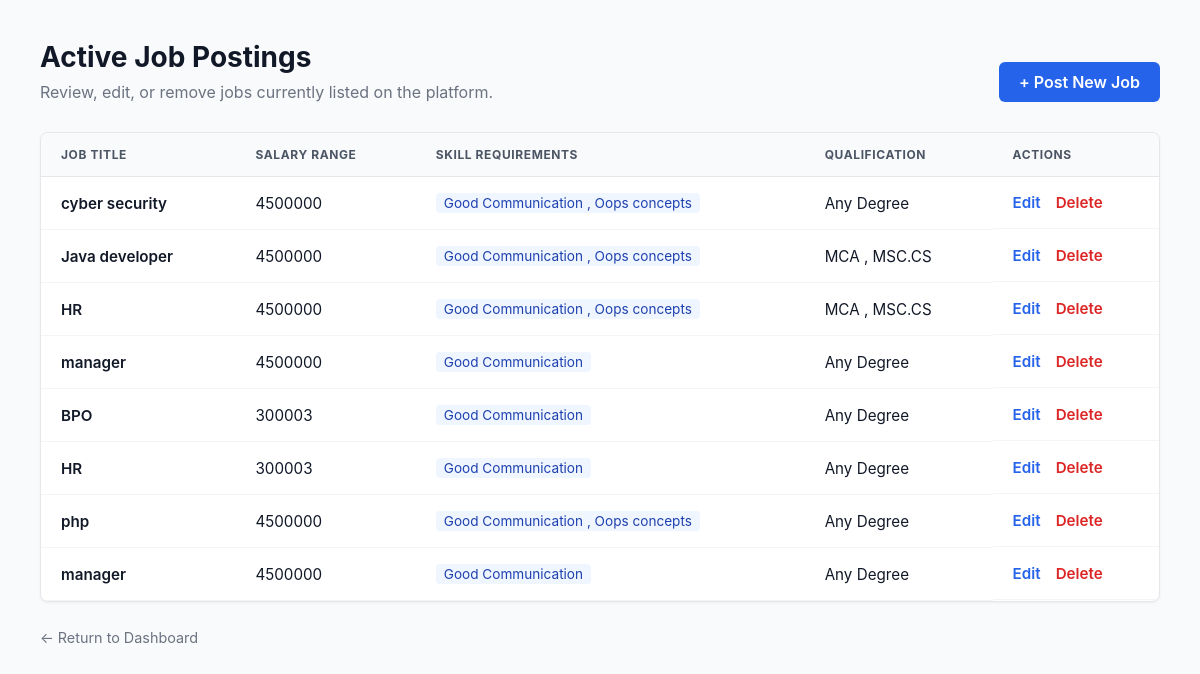
Before: /added_job_list (signed in) with the older database file.
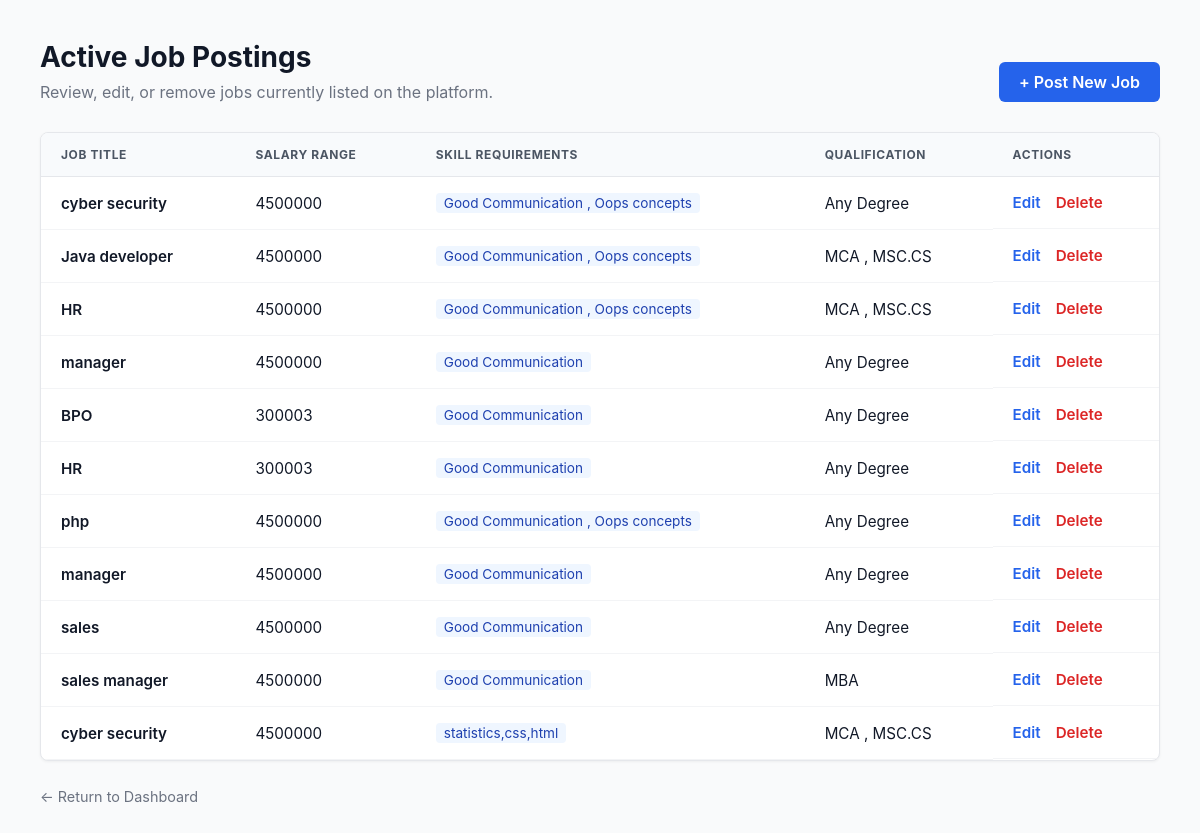
After: the same page with the newer database file.
### final_app/models.py (models this page shows, shortened)
class addjob(models.Model):
     admin = models.ForeignKey(adminmodel, on_delete=models.CASCADE, related_name='posted_jobs', null=True)
     job_name=models.CharField(max_length=200)
     job_salary=models.IntegerField()
     job_skill=models.CharField(max_length=520)
     job_qualification=models.CharField(max_length=200,null=True)

### final_app/views.py (the view)
# urls.py: path('added_job_list',views.added_job_list,name='added_job_list'),
def added_job_list(request):
    try:
        current_admin = adminmodel.objects.get(jobadmin=request.user)
    except adminmodel.DoesNotExist:
        return render(request, 'error.html', {'message': 'Admin profile not found'})
    ad = addjob.objects.filter(admin=current_admin)
    return render(request, 'added_job_list.html', {'a': ad})

### final_app/templates/added_job_list.html (shortened to what this page needs)
<!DOCTYPE html>
<html lang="en">
<head>
    {% load static %}
    <link rel="stylesheet" href="{% static 'css/added_job_list.css' %}">
</head>
<body>
<div class="dashboard-container">
    <header class="page-header">
        <div class="header-text">
            <h1>Active Job Postings</h1>
            <p>Review, edit, or remove jobs currently listed on the platform.</p>
        </div>
        <a href="{% url 'addjobadmin' %}" class="btn-add">+ Post New Job</a>
    </header>
    <div class="table-responsive">
        <table class="admin-table">
            <thead>
                <tr>
                    <th>Job Title</th>
                    <th>Salary Range</th>
                    <th>Skill Requirements</th>
                    <th>Qualification</th>
                    <th>Actions</th>
                </tr>
            </thead>
            <tbody>
                {% for i in a %}
                <tr>
                    <td class="job-title">{{ i.job_name }}</td>
                    <td>{{ i.job_salary }}</td>
                    <td><span class="skill-tag">{{ i.job_skill }}</span></td>
                    <td>{{ i.job_qualification }}</td>
                    <td class="actions">
                        <a href="{% url 'add_job_list_edit' i.id %}" class="link-edit">Edit</a>
                        <a href="{% url 'add_job_list_delete' i.id %}"
                           class="link-delete"
                           onclick="return confirm('Are you sure you want to delete this job?');">Delete</a>
                    </td>
                </tr>
                {% empty %}
                <tr>
                    <td colspan="5" class="empty-state">No jobs have been added yet.</td>
                </tr>
                {% endfor %}
            </tbody>
        </table>
    </div>
    <div class="footer-nav">
        <a href="{% url 'adminfront_load' %}" class="back-link">&larr; Return to Dashboard</a>
    </div>
</div>
</body>
</html>

Changed rows visible on the page:
added addjob: job_name "sales", job_salary "4500000", job_skill "Good Communication", job_qualification "Any Degree"
added addjob: job_name "sales manager", job_salary "4500000", job_skill "Good Communication", job_qualification "MBA"
added addjob: job_name "cyber security", job_salary "4500000", job_skill "statistics,css,html", job_qualification "MCA , MSC.CS"
